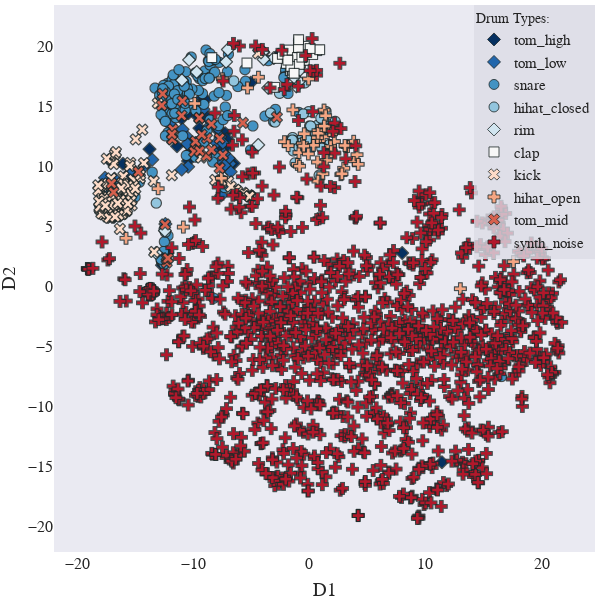

Notebook code for this chart:
### Code cell
scope = PlotlyScope()

df=pd.read_csv("../feature_extraction/csvs/df_8_2D.csv",index_col=False)

# fig = px.scatter_3d(df, x="D1",y="D2",z="D3",color="label",symbol="drum_type",hover_data=["path"],color_discrete_sequence=px.colors.qualitative.Dark2)
s_map={"tom_mid":"x","hihat_closed":"circle","synth_noise":"cross","tom_low":"diamond","tom_high":"diamond"}
fig = px.scatter(df, x="D1",y="D2",color="drum_type",symbol="drum_type",hover_data=["path"],
                    color_discrete_sequence= px.colors.sequential.RdBu_r,symbol_map=s_map)
# title_text='2 Dimensional Projection of Latent Variables'
fig.update_layout(
 autosize=False,title_text='',title=None,title_x=0.5, title_y=0.98,
                    template="seaborn",
                    width=600,
                    height=600, margin=dict( r=5, l=10, b=0, t=5),
                    font_family="Times New Roman",
                    font_size=16,
                    title_font_family="Times New Roman",
                    title_font_size=28,
                    legend=dict(bgcolor='rgba(220,220,230,0.8)',orientation="v",yanchor="top",y=1,xanchor="right",x=1,
                        font = dict(size=15),title_font = dict(size=14)),
                    legend_title_text="Drum Types:",
                )

fig.update_traces(marker=dict(size=10,opacity=1,line=dict(width=1,color='rgba(30,40,40,0.8)')))
fig.update_xaxes(showgrid=False,zeroline=False,)

fig.update_yaxes(showgrid=False,zeroline=False,)

g=fig
fig.show()
with open("t-SNE_2d.pdf", "wb") as f:
    f.write(scope.transform(fig, format="pdf", width=600,height=600,  ))

### Figure 1 — Plotly figure (JSON) as saved in the notebook; plotly's stock layout.template omitted (floating-point values rounded to 4 significant figures; data arrays with more than 128 entries replaced by an {"elided": "..."} marker saying what was removed)
{"data": [{"customdata": [["./dk_data/tom_high/Roland Tr-909-TR-909Tom Hi 01.wav"], ["./dk_data/tom_high/Kawai R50e-R50eTomA_Hi.wav"], ["./dk_data/tom_high/Vermona Drum-MaxV - Tom Hi.wav"], ["./dk_data/tom_high/Kawai R50-R50 TomH.wav"], ["./dk_data/tom_high/Alesis Hr16-MaxV - HR16 10-DBL TOM.wav"], ["./dk_data/tom_high/Yamaha RX21-RX21Tom_Hi.wav"], ["./dk_data/tom_high/Alesis DM5-DM5Tom03_Hi.wav"], ["./dk_data/tom_high/Yamaha SY22-Tom2elsy45.wav"], ["./dk_data/tom_high/mercure_drums-gd-tom1.wav"], ["./dk_data/tom_high/Emu Drumulator-DrumulatorTom03.wav"], ["./dk_data/tom_high/Kawai r-50-MaxV - RTOMHREV.wav"], ["./dk_data/tom_high/Alesis DM5-DM5Tom04_Hi.wav"], ["./dk_data/tom_high/Sequential Tom-TOMTom_Hi.wav"], ["./dk_data/tom_high/Emu Drumulator-DrumulatorTom02.wav"], ["./dk_data/tom_high/Roland Tr-606-TR606TomHi05.wav"], ["./dk_data/tom_high/Akai Mpc60-MaxV - Tom High.wav"], ["./dk_data/tom_high/Coron Drum Synce DS-7-coron-ds7-tom7.wav"], ["./dk_data/tom_high/Roland Tr-909-TR-909Tom Hi 02.wav"], ["./dk_data/tom_high/Sequential DrumTraks Tom-MaxV - Tom Hi.wav"], ["./dk_data/tom_high/Boss DR-202-202tom01.wav"], ["./dk_data/tom_high/Coron Drum Synce DS-7-coron-ds7-tom5.wav"], ["./dk_data/tom_high/Roland Tr-606-TR606TomHi_OD.wav"], ["./dk_data/tom_high/Roland MC303-MaxV - Achitom2.wav"], ["./dk_data/tom_high/Alesis Hr16-HR16Tom02.wav"], ["./dk_data/tom_high/Roland Tr-606-MaxV - Roland Tr-606 - Tom-Hi.wav"], ["./dk_data/tom_high/Alesis DM5-DM5Tom02_Hi.wav"], ["./dk_data/tom_high/Akai XR10-XR10HiTom03.wav"], ["./dk_data/tom_high/Alesis DM5-DM5Tom01_Hi.wav"], ["./dk_data/tom_high/AKAI XE-8-MaxV - XE8 Tom High int_12.wav"], ["./dk_data/tom_high/Fricke MFB 512-MaxV - Tom High.wav"], ["./dk_data/tom_high/Kawai r-50-MaxV - ATOMSDGA.wav"]], "hovertemplate": "drum_type=tom_high<br>D1=%{x}<br>D2=%{y}<br>path=%{customdata[0]}<extra></extra>", "legendgroup": "tom_high", "marker": {"color": "rgb(5,48,97)", "line": {"color": "rgba(30,40,40,0.8)", "width": 1}, "opacity": 1, "size": 10, "symbol": "diamond"}, "mode": "markers", "name": "tom_high", "showlegend": true, "type": "scattergl", "x": [-9.182, -9.237, -12.7, -2.663, -10.42, -9.629, -10.44, -6.507, -8.91, 9.835, -8.952, -9.512, -13.77, -10.2, -12.04, -7.247, 11.42, -16.05, -11.4, -12.22, 7.997, -7.783, -7.251, -7.768, -11.59, -9.465, -7.105, -12.22, -10.29, -11.0, -5.044], "xaxis": "x", "y": [14.27, 15.74, 1.759, 19.3, 14.43, 14.16, 10.45, 10.25, 14.19, -9.237, 15.56, 11.03, 11.43, 11.23, 16.16, 11.52, -14.66, 10.22, 11.68, 2.786, 2.777, 12.92, 12.77, 11.73, 15.73, 13.18, 12.29, 15.6, 11.79, 13.99, 16.98], "yaxis": "y"}, {"customdata": [["./dk_data/tom_low/Visco Space drums-MaxV - Tom Lo.wav"], ["./dk_data/tom_low/Yamaha RX-11-MaxV - RX11 TOM3.wav"], ["./dk_data/tom_low/Korg DDM110-Ddm110Tom_Lo.wav"], ["./dk_data/tom_low/Linn Drum LM1-tom6.wav"], ["./dk_data/tom_low/Alesis DM5-DM5Tom10_Lo.wav"], ["./dk_data/tom_low/Akai Mpc60-MaxV - Tom Low 2.wav"], ["./dk_data/tom_low/Linn Drum LM1-tom1.wav"], ["./dk_data/tom_low/Roland R-8-R8Tom35.wav"], ["./dk_data/tom_low/Alesis DM5-DM5Tom12_Lo.wav"], ["./dk_data/tom_low/Roland SH-09-MaxV - stompbass4.wav"], ["./dk_data/tom_low/Roland R-8-R8Tom27.wav"], ["./dk_data/tom_low/Fairlight IIx-MaxV - DeepTom.wav"], ["./dk_data/tom_low/Roland Tr-606-TR606TomLo02.wav"], ["./dk_data/tom_low/Akai XR10-XR10LoTom03.wav"], ["./dk_data/tom_low/Roland JD-990-MaxV - RIM-TOM4.wav"], ["./dk_data/tom_low/Suzuki RPM-40-MaxV - Tom.wav"], ["./dk_data/tom_low/Linn Drum LM2-Linn lo tom.wav"], ["./dk_data/tom_low/Korg MS-20-MaxV - TomLo.wav"], ["./dk_data/tom_low/Alesis DM5-DM5Tom01_Lo.wav"], ["./dk_data/tom_low/Kurzweil K2000 ROM-MaxV - lotom.wav"], ["./dk_data/tom_low/Alesis DM5-DM5Tom20_Lo.wav"], ["./dk_data/tom_low/Virtual MPC Electronics-MaxV - Tom.wav"], ["./dk_data/tom_low/Alesis DM5-DM5Tom18_Lo.wav"], ["./dk_data/tom_low/Alesis DM5-DM5Tom05_Lo.wav"], ["./dk_data/tom_low/Roland R-5-R-5 Room Ambient Tom 1.wav"], ["./dk_data/tom_low/DPM-48-TOM3.wav"], ["./dk_data/tom_low/Kawai r-50-MaxV - ETOMLR50.wav"], ["./dk_data/tom_low/Akai XR10-XR10LoTom04.wav"], ["./dk_data/tom_low/Roland Tr-606-TR606TomLo_OD.wav"], ["./dk_data/tom_low/Yamaha MR10-MR10Tom_Lo.wav"], ["./dk_data/tom_low/Roland R-8-R8Tom16.wav"], ["./dk_data/tom_low/Kawai XD5-XD5TomLo.wav"], ["./dk_data/tom_low/Simmons SDS5-SDSTomE2.wav"], ["./dk_data/tom_low/Boss DR-202-202tom06.wav"], ["./dk_data/tom_low/Yamaha RX21-RX21Tom_Lo.wav"], ["./dk_data/tom_low/Roland R-8-R8Tom19.wav"], ["./dk_data/tom_low/Emu Drumulator-DrumulatorETomLo.wav"]], "hovertemplate": "drum_type=tom_low<br>D1=%{x}<br>D2=%{y}<br>path=%{customdata[0]}<extra></extra>", "legendgroup": "tom_low", "marker": {"color": "rgb(33,102,172)", "line": {"color": "rgba(30,40,40,0.8)", "width": 1}, "opacity": 1, "size": 10, "symbol": "diamond"}, "mode": "markers", "name": "tom_low", "showlegend": true, "type": "scattergl", "x": [-17.6, -15.52, -14.21, -7.664, -10.44, -10.62, -7.879, -9.786, -7.066, -12.4, -13.53, -17.08, -12.02, -6.82, -6.939, -9.619, -9.121, -6.773, -16.92, -8.705, -7.339, -11.97, -7.793, -16.78, -16.31, -7.586, -10.41, -10.92, -7.993, -15.83, -7.307, -10.51, -8.126, -10.99, -15.44, -17.19, -7.45], "xaxis": "x", "y": [9.052, 9.258, 10.03, 12.46, 9.97, 12.53, 13.17, 11.96, 9.823, 5.195, 10.56, 10.38, 15.25, 10.23, 10.67, 15.03, 14.76, 9.547, 7.396, 13.25, 11.08, 13.46, 10.27, 8.972, 7.726, 7.578, 11.81, 13.08, 11.97, 7.508, 10.08, 11.88, 11.11, 9.732, 9.494, 7.987, 11.96], "yaxis": "y"}, {"customdata": {"elided": "143x1 str values"}, "hovertemplate": "drum_type=snare<br>D1=%{x}<br>D2=%{y}<br>path=%{customdata[0]}<extra></extra>", "legendgroup": "snare", "marker": {"color": "rgb(67,147,195)", "line": {"color": "rgba(30,40,40,0.8)", "width": 1}, "opacity": 1, "size": 10, "symbol": "circle"}, "mode": "markers", "name": "snare", "showlegend": true, "type": "scattergl", "x": {"elided": "143 float values"}, "xaxis": "x", "y": {"elided": "143 float values"}, "yaxis": "y"}, {"customdata": [["./dk_data/hihat_closed/Roland Tr-606-TR606Hat_C_OD.wav"], ["./dk_data/hihat_closed/Roland Tr-606-TR606Hat_C05.wav"], ["./dk_data/hihat_closed/Casio PT-68-MaxV - HH Cl.wav"], ["./dk_data/hihat_closed/Boss DR-550-MaxV - CHH1.wav"], ["./dk_data/hihat_closed/Akai Mpc60-MaxV - HiHat Closed.wav"], ["./dk_data/hihat_closed/Acetone Rhythm King-MaxV - HH Cl.wav"], ["./dk_data/hihat_closed/Roland MC09-MC09 HatC_03.wav"], ["./dk_data/hihat_closed/Boss DR-550-DR550Hat03_C.wav"], ["./dk_data/hihat_closed/Roland MC09-MC09 HatC_01.wav"], ["./dk_data/hihat_closed/Sequential Tom-TOMHat_C.wav"], ["./dk_data/hihat_closed/Roland Tr-626-MaxV - Roland - 626_chh 03.wav"], ["./dk_data/hihat_closed/MXR Computer Rhythm 185-MaxV - MXR Hat_closed.wav"], ["./dk_data/hihat_closed/Yamaha RY-10-MaxV - HHC6VRB.wav"], ["./dk_data/hihat_closed/Alesis Hr16b-MaxV - HHC 1.wav"], ["./dk_data/hihat_closed/Kawai r-50-MaxV - HHCL_R50.wav"], ["./dk_data/hihat_closed/Electro Harmonix Drm32-MaxV - HH Cl.wav"], ["./dk_data/hihat_closed/Roland D-70-MaxV - CL-HIHAT.wav"], ["./dk_data/hihat_closed/Roland D-10 L.A-la-clhh.wav"], ["./dk_data/hihat_closed/mercure_drums-p-hhc2.wav"], ["./dk_data/hihat_closed/Boss DR-202-202hat07.wav"], ["./dk_data/hihat_closed/Roland MC09-MC09 HatC_07.wav"], ["./dk_data/hihat_closed/Alesis D4fx-MaxV - HiHat Closed 2.wav"], ["./dk_data/hihat_closed/Kawai r-50-MaxV - HHCLENHA.wav"], ["./dk_data/hihat_closed/Emu Drumulator-DrumulatorHat_C.wav"], ["./dk_data/hihat_closed/KORG DDD-1-MaxV - DDD1 clhh1.wav"], ["./dk_data/hihat_closed/Boss DR-202-202hat05.wav"], ["./dk_data/hihat_closed/Roland CR-8000-CR8000Hat_C.wav"], ["./dk_data/hihat_closed/Casio PT-30-MaxV - HH Cl.wav"], ["./dk_data/hihat_closed/Boss DR-202-202hat09.wav"], ["./dk_data/hihat_closed/Fairlight IIx-MaxV - HHPedal.wav"], ["./dk_data/hihat_closed/Yamaha PSR-MaxV - psr-hatcl.wav"], ["./dk_data/hihat_closed/Roland Tr-909-MaxV - Roland909 - 909HHB 05.wav"], ["./dk_data/hihat_closed/Sequential DrumTraks Tom-MaxV - HiHat Closed.wav"], ["./dk_data/hihat_closed/Roland MC09-MC09 HatC_08.wav"], ["./dk_data/hihat_closed/Yamaha RY-10-MaxV - HHC9VRB.wav"]], "hovertemplate": "drum_type=hihat_closed<br>D1=%{x}<br>D2=%{y}<br>path=%{customdata[0]}<extra></extra>", "legendgroup": "hihat_closed", "marker": {"color": "rgb(146,197,222)", "line": {"color": "rgba(30,40,40,0.8)", "width": 1}, "opacity": 1, "size": 10, "symbol": "circle"}, "mode": "markers", "name": "hihat_closed", "showlegend": true, "type": "scattergl", "x": [1.741, 1.716, 1.191, -1.231, 0.03122, 0.8524, -0.1608, -1.659, -0.8817, 1.195, 0.7133, -0.06604, 0.5352, -1.388, -0.5209, -13.18, -1.441, -2.955, -3.34, 1.511, -0.7337, -2.566, 2.222, 1.222, 2.027, 0.1126, -1.385, -0.3859, -6.509, -12.4, 0.9937, 1.447, 1.074, -0.9011, -1.468], "xaxis": "x", "y": [11.75, 11.82, 13.13, 10.29, 13.38, 9.264, 12.27, 12.17, 12.16, 11.51, 13.43, 14.56, 12.72, 11.29, 14.37, 6.939, 12.4, 13.69, 14.45, 13.57, 11.93, 16.09, 13.75, 13.83, 13.3, 13.36, 12.16, 16.96, 17.12, 4.519, 14.02, 14.57, 11.51, 11.61, 12.19], "yaxis": "y"}, {"customdata": [["./dk_data/rim/Akai Mpc60-MaxV - Rimshot 3.wav"], ["./dk_data/rim/Kawai R50e-R50eRimshot.wav"], ["./dk_data/rim/Oberheim Dmx-DMXRim.wav"], ["./dk_data/rim/Linn Linn-9000-MaxV - Rimshot.wav"], ["./dk_data/rim/Gulbransen-MaxV - Rim.wav"], ["./dk_data/rim/Jomox Xbase-09-Rim01.wav"], ["./dk_data/rim/Akai Mpc60-MaxV - Rimshot 1.wav"], ["./dk_data/rim/Korg DDM110-MaxV - 110_rim.wav"], ["./dk_data/rim/Roland JD-990-MaxV - MARIMWAV.wav"], ["./dk_data/rim/KORG DDD-1-MaxV - DDD1 rimshot.wav"], ["./dk_data/rim/Roland R-5-R-5 Rimshot Snare 1.wav"], ["./dk_data/rim/Yamaha RX11-RX11Rimshot.wav"], ["./dk_data/rim/Akai XR10-XR10Rimshot02.wav"], ["./dk_data/rim/Alesis DM5-DM5Rim05.wav"], ["./dk_data/rim/Roland Tr-808-TR-808Rim01.wav"], ["./dk_data/rim/Roland TR-505-TR-505Rim.wav"], ["./dk_data/rim/Roland D-10 L.A-la-rim.wav"], ["./dk_data/rim/Emu Drumulator-MaxV - EMU_RIM.wav"], ["./dk_data/rim/Jomox Xbase-09-Rim02.wav"]], "hovertemplate": "drum_type=rim<br>D1=%{x}<br>D2=%{y}<br>path=%{customdata[0]}<extra></extra>", "legendgroup": "rim", "marker": {"color": "rgb(209,229,240)", "line": {"color": "rgba(30,40,40,0.8)", "width": 1}, "opacity": 1, "size": 10, "symbol": "diamond"}, "mode": "markers", "name": "rim", "showlegend": true, "type": "scattergl", "x": [-1.774, -7.016, -3.961, -3.061, -1.122, -13.19, -2.108, -12.44, -4.399, -0.8806, -10.98, -3.992, -9.711, -0.8921, -3.542, -3.939, -1.318, -7.173, -10.35], "xaxis": "x", "y": [18.8, 19.74, 19.5, 19.03, 16.66, 2.783, 19.2, 4.637, 11.79, 17.97, 17.18, 19.56, 17.86, 17.08, 16.54, 18.92, 17.42, 18.71, 18.88], "yaxis": "y"}, {"customdata": [["./dk_data/clap/Linn Linn-9000-MaxV - Clap 1.wav"], ["./dk_data/clap/Linn Linn-9000-MaxV - Clap 2.wav"], ["./dk_data/clap/Kawai r-50-MaxV - CLAP2R50.wav"], ["./dk_data/clap/Roland Tr-626-MaxV - Roland - 626_clap 04.wav"], ["./dk_data/clap/Kawai R-50e-MaxV - R50e Clap.wav"], ["./dk_data/clap/Alesis Hr16b-HR16B 036 Gated Claps.wav"], ["./dk_data/clap/Alesis D4fx-MaxV - Clap.wav"], ["./dk_data/clap/Simmons Clap-MaxV - SM Clap14.wav"], ["./dk_data/clap/Simmons Clap-MaxV - SM Clap12.wav"], ["./dk_data/clap/Simmons Clap-MaxV - SM Clap7.wav"], ["./dk_data/clap/EMU E-drum-MaxV - Clap.wav"], ["./dk_data/clap/AKAI XE-8-MaxV - XE8 Clap int_15.wav"], ["./dk_data/clap/Roland Tr-808-TR-808Clap01.wav"], ["./dk_data/clap/Korg DDM110-MaxV - 110_clap.wav"], ["./dk_data/clap/Simmons Clap-MaxV - SM Clap20.wav"], ["./dk_data/clap/MultiMoog-MaxV - JeeesuosClaps.wav"], ["./dk_data/clap/Simmons Clap-MaxV - SM Clap19.wav"], ["./dk_data/clap/Boss DR-110-DR-110Clap.wav"], ["./dk_data/clap/Yamaha RY30-RY30Clap.wav"], ["./dk_data/clap/Simmons Clap-MaxV - SM Clap23.wav"], ["./dk_data/clap/Roland Tr-808-TR-808Clap02.wav"], ["./dk_data/clap/Simmons Clap-MaxV - SM Clap2.wav"], ["./dk_data/clap/Roland D-70-MaxV - CLAP.wav"], ["./dk_data/clap/Simmons Clap-MaxV - SM Clap11.wav"], ["./dk_data/clap/Linn Linndrum-LinnClap.wav"], ["./dk_data/clap/Roland MC303-MaxV - Rapclap1.wav"], ["./dk_data/clap/Alesis Sr16-SR16Clap.wav"], ["./dk_data/clap/Jomox Xbase-09-LFOClap.wav"]], "hovertemplate": "drum_type=clap<br>D1=%{x}<br>D2=%{y}<br>path=%{customdata[0]}<extra></extra>", "legendgroup": "clap", "marker": {"color": "rgb(247,247,247)", "line": {"color": "rgba(30,40,40,0.8)", "width": 1}, "opacity": 1, "size": 10, "symbol": "square"}, "mode": "markers", "name": "clap", "showlegend": true, "type": "scattergl", "x": [-1.931, -1.64, -1.98, -0.7689, -1.511, -1.481, -1.44, -1.733, 0.6333, -5.375, -0.4367, -0.4292, -0.6272, -2.743, 0.2879, -8.401, 0.8915, -1.027, 0.07129, -0.9368, -1.595, -0.9256, -0.8548, -0.6444, -2.323, -1.31, -1.851, -2.988], "xaxis": "x", "y": [19.53, 17.98, 18.58, 18.65, 18.84, 17.8, 18.01, 19.7, 19.65, 18.61, 18.83, 20.0, 19.06, 18.99, 19.32, 19.06, 19.72, 19.07, 19.82, 19.9, 18.33, 20.56, 18.5, 19.1, 19.34, 17.76, 18.86, 16.58], "yaxis": "y"}, {"customdata": [["./dk_data/kick/Kawai r-50-MaxV - BD2__R50.wav"], ["./dk_data/kick/Jomox Xbase-09-BassDr06.wav"], ["./dk_data/kick/Roland Tr-808-TR-808Kick07.wav"], ["./dk_data/kick/Yamaha RY30-RY30Kick05.wav"], ["./dk_data/kick/mercure_drums-gd-kick1.wav"], ["./dk_data/kick/Alesis DM5-DM5Kick21.wav"], ["./dk_data/kick/Roland Tr-909-TR-909Kick 07.wav"], ["./dk_data/kick/Roland D-10 L.A-la-bd1.wav"], ["./dk_data/kick/Alesis Hr16b-HR16B 006 Deep Wood Kick.wav"], ["./dk_data/kick/Roland R-8-R8Kick05.wav"], ["./dk_data/kick/Boss DR-660-DR-660Kick21.wav"], ["./dk_data/kick/Boss DR-660-DR-660Kick05.wav"], ["./dk_data/kick/Roland Tr-909-MaxV - Roland909 - 909BDA 01.wav"], ["./dk_data/kick/Roland R-8-R8Kick27.wav"], ["./dk_data/kick/Alesis DM5-DM5Kick48.wav"], ["./dk_data/kick/Alesis DM5-DM5Kick78.wav"], ["./dk_data/kick/Akai XR10-XR10Kick04.wav"], ["./dk_data/kick/Fricke MFB 512-MaxV - Kick.wav"], ["./dk_data/kick/Roland Tr-707-TR-707Kick01.wav"], ["./dk_data/kick/Roland TR-909 BD Selection-KK-Di909BD 26.wav"], ["./dk_data/kick/Electro Harmonix Drm15-MaxV - Kick.wav"], ["./dk_data/kick/Roland Tr-808-MaxV - Roland808 - BD0050 16.wav"], ["./dk_data/kick/Boss DR-660-DR-660Kick41.wav"], ["./dk_data/kick/Yamaha RX-11-MaxV - RX11 BD1.wav"], ["./dk_data/kick/Alesis Hr16-HR16Kick02.wav"], ["./dk_data/kick/AKAI XE-8-MaxV - XE8 Kick 2 int_2.wav"], ["./dk_data/kick/Linn Linndrum-LinnKick02.wav"], ["./dk_data/kick/Acetone Rhythm Ace-MaxV - KICK2.wav"], ["./dk_data/kick/Roland R-8-R8Kick03.wav"], ["./dk_data/kick/Roland MC303-MaxV - Drybd1.wav"], ["./dk_data/kick/Roland TR-909 BD Selection-KK-Di909BD 49.wav"], ["./dk_data/kick/Roland Tr-909-TR-909Kick 10.wav"], ["./dk_data/kick/Kawai r-50-MaxV - ATMBDR50.wav"], ["./dk_data/kick/Boss DR-660-DR-660Kick39.wav"], ["./dk_data/kick/Yamaha RX11-RX11Kick.wav"], ["./dk_data/kick/Boss DR-660-DR-660Kick07.wav"], ["./dk_data/kick/Roland Tr-808-MaxV - Roland808 - BD7525 35.wav"], ["./dk_data/kick/Fairlight IIx-MaxV - Bdrum.wav"], ["./dk_data/kick/Roland TR-909 BD Selection-KK-Di909BD 40.wav"], ["./dk_data/kick/Boss DR-660-DR-660Kick20.wav"], ["./dk_data/kick/Alesis DM5-DM5Kick09.wav"], ["./dk_data/kick/Alesis DM5-DM5Kick69.wav"], ["./dk_data/kick/Roland TR-909 BD Selection-KK-Di909BD 08.wav"], ["./dk_data/kick/Roland Tr-808-TR-808Kick03.wav"], ["./dk_data/kick/Yamaha RX-5-MaxV - RX5PBD3.wav"], ["./dk_data/kick/Roland TR-909 BD Selection-KK-Di909BD 62.wav"], ["./dk_data/kick/Roland TR-909 BD Selection-KK-Di909BD 53.wav"], ["./dk_data/kick/Oberheim Dmx-DMXKick02.wav"], ["./dk_data/kick/Roland TR-909 BD Selection-KK-Di909BD 04.wav"], ["./dk_data/kick/Roland Tr-606-TR606Kick01.wav"], ["./dk_data/kick/Boss DR-660-DR-660Kick15.wav"], ["./dk_data/kick/Univox Micro-Rhythmer 12-MaxV - UNIVOXBD.wav"], ["./dk_data/kick/Roland S-50-MaxV - ebd.wav"], ["./dk_data/kick/Akai XR10-XR10Kick02.wav"], ["./dk_data/kick/Boss DR-660-DR-660Kick26.wav"], ["./dk_data/kick/Yamaha RX-5-MaxV - RX5IBD1.wav"], ["./dk_data/kick/Yamaha RX-5-MaxV - RX5PBD2.wav"], ["./dk_data/kick/Alesis Hr16-HR16Kick06.wav"], ["./dk_data/kick/Roland TR-909 BD Selection-KK-Di909BD 51.wav"], ["./dk_data/kick/Roland TR-909 BD Selection-KK-Di909BD 25.wav"], ["./dk_data/kick/Alesis DM5-DM5Kick16.wav"], ["./dk_data/kick/Alesis DM5-DM5Kick62.wav"], ["./dk_data/kick/Roland R-5-R-5 Electronic Kick.wav"], ["./dk_data/kick/Alesis DM5-DM5Kick38.wav"], ["./dk_data/kick/Alesis DM5-DM5Kick30.wav"], ["./dk_data/kick/Linn Linndrum-LinnKick01.wav"], ["./dk_data/kick/Roland D-10 L.A-la-wetbd.wav"], ["./dk_data/kick/Korg DDM110-Ddm110Kick.wav"], ["./dk_data/kick/Linn Linn-9000-MaxV - Kick 1.wav"], ["./dk_data/kick/Roland R-8-R8Kick22.wav"], ["./dk_data/kick/Kawai R50e-R50eKick03.wav"], ["./dk_data/kick/Alesis DM5-DM5Kick77.wav"], ["./dk_data/kick/Roland JV 1080-MaxV - BD2.wav"], ["./dk_data/kick/Kawai XD5-XD5Kick04.wav"], ["./dk_data/kick/Roland TR-909 BD Selection-KK-Di909BD 35.wav"], ["./dk_data/kick/Kawai XD5-XD5Kick01.wav"], ["./dk_data/kick/Akai XR-1-MaxV - Kick 09.wav"], ["./dk_data/kick/Yamaha RX-5-MaxV - RX5PBD1.wav"], ["./dk_data/kick/Boss DR-660-DR-660Kick49.wav"], ["./dk_data/kick/Fairlight IIx-MaxV - Bbdrum1.wav"], ["./dk_data/kick/MXR Computer Rhythm 185-MaxV - MXR Kick.wav"], ["./dk_data/kick/Kawai r-50-MaxV - ACCBDENH.wav"], ["./dk_data/kick/KorgMP7-Kickdrum.wav"], ["./dk_data/kick/Alesis DM5-DM5Kick84.wav"], ["./dk_data/kick/Alesis DM5-DM5Kick82.wav"], ["./dk_data/kick/Linn Drum LM2-Linn kick hard.wav"], ["./dk_data/kick/XE8-XE8 Kick 2 int_2.wav"], ["./dk_data/kick/Acetone Rhythm Ace-MaxV - KICK4.wav"], ["./dk_data/kick/Alesis Sr16-SR16Kick01.wav"], ["./dk_data/kick/Fricke MFB 502-MaxV - Kick.wav"], ["./dk_data/kick/Roland Tr-808-MaxV - Roland808 - BD7500 33.wav"], ["./dk_data/kick/Roland Tr-606-TR606Kick_OD.wav"], ["./dk_data/kick/Roland TR-55-MaxV - Kick.wav"], ["./dk_data/kick/Roland MC09-MC09 Kick04.wav"], ["./dk_data/kick/mercure_drums-tt-kick1.wav"], ["./dk_data/kick/Roland JV 1080-MaxV - BD1.wav"], ["./dk_data/kick/Alesis DM5-DM5Kick42.wav"], ["./dk_data/kick/Roland TR-909 BD Selection-KK-Di909BD 59.wav"], ["./dk_data/kick/Roland R-8-R8Kick26.wav"], ["./dk_data/kick/Roland Tr-808-TR-808Kick15.wav"], ["./dk_data/kick/Alesis DM5-DM5Kick32.wav"], ["./dk_data/kick/Roland Tr-808-TR-808Kick02.wav"], ["./dk_data/kick/Roland Tr-808-MaxV - Roland808 - BD2575 27.wav"], ["./dk_data/kick/Alesis DM5-DM5Kick31.wav"], ["./dk_data/kick/AKAI XE-8-MaxV - XE8 Kick 1 int_1.wav"], ["./dk_data/kick/Roland TR-909 BD Selection-KK-Di909BD 11.wav"], ["./dk_data/kick/EMU E-drum-MaxV - Kick4.wav"], ["./dk_data/kick/Boss DR-660-DR-660Kick14.wav"], ["./dk_data/kick/Yamaha RX21-RX21Kick.wav"], ["./dk_data/kick/Deepsky-909kick.wav"], ["./dk_data/kick/Fairlight IIx-MaxV - Symkick.wav"], ["./dk_data/kick/Roland Tr-808-MaxV - Roland808 - BD2500 23.wav"], ["./dk_data/kick/Linn Linn-9000-MaxV - Kick 2.wav"], ["./dk_data/kick/Boss DR-55-DR-55Kick.wav"], ["./dk_data/kick/Alesis Hr16b-HR16B 005 Techno Kick.wav"], ["./dk_data/kick/Roland PB-300 Rhythm Plus-MaxV - Kick.wav"]], "hovertemplate": "drum_type=kick<br>D1=%{x}<br>D2=%{y}<br>path=%{customdata[0]}<extra></extra>", "legendgroup": "kick", "marker": {"color": "rgb(253,219,199)", "line": {"color": "rgba(30,40,40,0.8)", "width": 1}, "opacity": 1, "size": 10, "symbol": "x"}, "mode": "markers", "name": "kick", "showlegend": true, "type": "scattergl", "x": [-16.23, -15.42, -8.106, -15.72, -16.5, -17.08, -14.39, -15.3, -14.59, -15.75, -16.52, -16.85, -13.05, -15.17, -17.03, -16.07, -15.65, -17.01, -16.72, -5.075, -17.28, -17.81, -17.56, -17.09, -14.25, -17.38, -16.27, -17.97, -11.82, -16.75, -5.221, -14.95, -16.01, -17.81, -16.52, -15.6, -16.93, -16.35, -5.208, -16.15, -15.68, -17.42, -6.403, -17.01, -6.986, -5.749, -5.653, -16.69, -5.116, -17.11, -17.59, -13.41, -16.85, -15.16, -9.331, -17.34, -17.32, -17.33, -6.218, -5.094, -18.02, -4.411, -15.99, -15.85, -17.68, -16.25, -16.5, -15.68, -16.09, -15.63, -16.62, -17.14, -13.36, -14.7, -6.36, -18.17, -16.12, -17.61, -17.63, -15.39, -17.74, -17.45, -17.92, -18.18, -7.555, -16.91, -17.39, -17.16, -16.18, -18.08, -15.74, -17.07, -17.67, -18.07, -15.13, -16.27, -16.6, -6.765, -14.99, -7.576, -18.11, -15.34, -11.84, -16.21, -17.57, -5.157, -15.63, -16.99, -17.24, -16.66, -15.47, -16.42, -16.32, -16.73, -14.57, -16.5], "xaxis": "x", "y": [7.958, 10.29, 8.867, 7.914, 6.758, 7.05, 13.06, 6.758, 9.016, 6.274, 7.126, 10.5, 15.26, 7.909, 10.59, 6.151, 8.243, 5.787, 6.565, 7.494, 7.265, 8.355, 8.34, 5.7, 10.27, 6.518, 6.527, 7.498, 12.26, 11.01, 7.589, 12.25, 9.171, 6.928, 5.834, 7.515, 6.533, 6.402, 7.568, 8.586, 6.824, 5.817, 8.034, 8.024, 8.75, 7.795, 7.743, 6.892, 7.522, 6.238, 8.512, 8.775, 10.19, 8.897, 10.73, 6.094, 8.582, 7.43, 7.947, 7.499, 6.383, 19.43, 8.526, 7.207, 6.045, 6.744, 7.629, 6.485, 6.044, 8.449, 8.143, 6.962, 2.866, 9.575, 8.054, 7.976, 7.08, 7.351, 7.321, 7.713, 6.009, 10.64, 6.073, 8.417, 8.642, 6.302, 6.518, 6.796, 6.012, 6.516, 6.337, 8.999, 7.0, 6.63, 8.376, 7.188, 5.83, 8.305, 8.141, 8.785, 7.076, 7.141, 9.262, 8.186, 6.716, 7.503, 6.892, 7.511, 5.709, 11.19, 10.04, 5.94, 4.781, 5.795, 9.291, 6.923], "yaxis": "y"}, {"customdata": [["./dk_data/hihat_open/Yamaha RX5-RX5Hat_O.wav"], ["./dk_data/hihat_open/Sequential Tom-TOMHat_O.wav"], ["./dk_data/hihat_open/Roland MC09-MC09 HatO_04.wav"], ["./dk_data/hihat_open/Visco Space drums-MaxV - HH Op.wav"], ["./dk_data/hihat_open/Korg SR-120-MaxV - HH Op.wav"], ["./dk_data/hihat_open/Casio PT-68-MaxV - HH Op.wav"], ["./dk_data/hihat_open/Roland MC09-MC09 HatO_02.wav"], ["./dk_data/hihat_open/Roland SC-88-MaxV - D#4 Open High Conga.wav"], ["./dk_data/hihat_open/MATTEL SYNSONIC-MaxV - Mattel Hi-Hat.wav"], ["./dk_data/hihat_open/Roland MC09-MC09 HatO_03.wav"], ["./dk_data/hihat_open/Roland Tr-808-TR-808Hat_O01.wav"], ["./dk_data/hihat_open/Roland MC303-MaxV - Openpand.wav"], ["./dk_data/hihat_open/Oberheim DX-MaxV - DMX__OHH.wav"], ["./dk_data/hihat_open/Boss DR-110-DR-110Hat_O.wav"], ["./dk_data/hihat_open/KORG DDD-1-MaxV - DDD1 ophh1.wav"], ["./dk_data/hihat_open/Roland System-100-MaxV - Roland -open2 18.wav"], ["./dk_data/hihat_open/Acetone Rhythm King-MaxV - HH Op.wav"], ["./dk_data/hihat_open/Boss DR-55-DR-55Hat.wav"], ["./dk_data/hihat_open/Roland Tr-606-TR606Hat_O01.wav"], ["./dk_data/hihat_open/Alesis Sr16-SR16Hat_O4.wav"], ["./dk_data/hihat_open/XE8-XE8 Hat Open ext_5.wav"], ["./dk_data/hihat_open/Yamaha SY22-Hhopsy53.wav"], ["./dk_data/hihat_open/Korg Pro-Wave-MaxV - PDLHIHAT.wav"], ["./dk_data/hihat_open/Fricke MFB 502-MaxV - HiHat Open.wav"], ["./dk_data/hihat_open/XE8-XE8 Hat Open int_7.wav"], ["./dk_data/hihat_open/Korg KPR77-KPRHat_O.wav"], ["./dk_data/hihat_open/Boss DR-202-202hat22.wav"], ["./dk_data/hihat_open/Farfisa-MaxV - HH Op.wav"], ["./dk_data/hihat_open/Kurzweil K2000 ROM-MaxV - hihat2.wav"], ["./dk_data/hihat_open/Visco Space drums-MaxV - HH Cl.wav"], ["./dk_data/hihat_open/Roland R-8-R8Hat_O03.wav"], ["./dk_data/hihat_open/Korg MS-20-MaxV - HH Op.wav"], ["./dk_data/hihat_open/Boss Dr Rhythm110-MaxV - HiHat Open.wav"], ["./dk_data/hihat_open/Roland R-8-R8Hat_O06.wav"], ["./dk_data/hihat_open/Roland Tr-606-TR606Hat_O_OD.wav"], ["./dk_data/hihat_open/Luxor Passet-MaxV - HH Cl.wav"], ["./dk_data/hihat_open/Roland System-100-MaxV - Roland -open2 30.wav"], ["./dk_data/hihat_open/Roland Tr-808-MaxV - Roland808 - 808HH 06.wav"], ["./dk_data/hihat_open/Yamaha RX5-RX5Hat_C.wav"], ["./dk_data/hihat_open/Sequential Drumtrax-DrumtraxOpenhat.wav"], ["./dk_data/hihat_open/Alesis Sr16-SR16Hat_O2.wav"], ["./dk_data/hihat_open/Lel UDS-MaxV - HiHat Open 2.wav"], ["./dk_data/hihat_open/Wurlitzer Swinging Rhythm-MaxV - HH Op.wav"], ["./dk_data/hihat_open/Yamaha EM-90-MaxV - HH Op.wav"], ["./dk_data/hihat_open/Roland Tr-626-TR-626Hat_O.wav"], ["./dk_data/hihat_open/Roland MC09-MC09 HatO_05.wav"], ["./dk_data/hihat_open/Roland MT32-MaxV - MTAgogoHigh.wav"], ["./dk_data/hihat_open/Roland SC-88-MaxV - D#6 Open Surdo.wav"], ["./dk_data/hihat_open/Korg KPR77-MaxV - KR77 -Hat-Op 05.wav"], ["./dk_data/hihat_open/Alesis DM5-DM5Hat_O03.wav"]], "hovertemplate": "drum_type=hihat_open<br>D1=%{x}<br>D2=%{y}<br>path=%{customdata[0]}<extra></extra>", "legendgroup": "hihat_open", "marker": {"color": "rgb(244,165,130)", "line": {"color": "rgba(30,40,40,0.8)", "width": 1}, "opacity": 1, "size": 10, "symbol": "cross"}, "mode": "markers", "name": "hihat_open", "showlegend": true, "type": "scattergl", "x": [13.01, 2.963, 0.6809, -2.14, 2.16, 3.821, 1.208, -7.485, 0.7495, 0.7009, 1.83, -9.87, 3.88, 3.291, 4.11, -10.85, 1.166, 1.749, 1.892, -0.5978, 2.717, 1.471, -1.825, 1.27, 2.809, -0.8955, -5.322, 2.371, -0.08076, -15.79, 0.7527, -1.413, 3.12, 3.071, 17.58, -13.02, 0.745, -0.4335, 1.402, 4.209, -1.037, 0.3579, 2.254, 1.295, -4.386, -0.4881, -0.06487, -7.574, 0.71, -0.8431], "xaxis": "x", "y": [-0.1985, 9.841, 12.14, 12.06, 12.07, 12.09, 12.48, 17.3, 12.97, 12.38, 11.65, 15.24, 10.47, 11.65, 10.98, 4.937, 9.383, 12.98, 11.23, 11.89, 9.309, 10.49, 11.73, 14.69, 9.382, 11.15, 16.54, 13.15, 11.04, 4.006, 12.75, 14.71, 11.68, 11.74, 2.059, 8.138, 8.774, 12.72, 14.22, 10.17, 10.17, 11.75, 13.05, 13.36, 17.43, 11.69, 17.28, 9.011, 10.36, 10.02], "yaxis": "y"}, {"customdata": [["./dk_data/tom_mid/MFB-512-512mdtom.wav"], ["./dk_data/tom_mid/Fricke MFB 502-MaxV - Tom 2.wav"], ["./dk_data/tom_mid/Roland SH-09-MaxV - stompbass2.wav"], ["./dk_data/tom_mid/Alesis DM5-DM5Tom01_M.wav"], ["./dk_data/tom_mid/Emu Sp12-tom.wav"], ["./dk_data/tom_mid/Kawai R50-R50 TomM.wav"], ["./dk_data/tom_mid/Akai XR10-XR10MidTom03.wav"], ["./dk_data/tom_mid/Roland R-8-R8Tom33.wav"], ["./dk_data/tom_mid/Kawai R-50e-MaxV - R50e Tom 2.wav"], ["./dk_data/tom_mid/Simmons SD-8-MaxV - TOM_05.wav"], ["./dk_data/tom_mid/Alesis DM5-DM5Tom15_M.wav"], ["./dk_data/tom_mid/Roland R-8-R8Tom14.wav"], ["./dk_data/tom_mid/Roland Tr-808-TR-808Tom06.wav"], ["./dk_data/tom_mid/Roland R-5-R-5 FX Tom.wav"], ["./dk_data/tom_mid/Roland Tr-626-TR-626Tom_M02.wav"], ["./dk_data/tom_mid/Roland MC303-MaxV - Acmidtom.wav"], ["./dk_data/tom_mid/Roland TR-33-MaxV - Tom Mi.wav"], ["./dk_data/tom_mid/Visco Space drums-MaxV - Tom Mi.wav"], ["./dk_data/tom_mid/Roland R-5-R-5 Dry Tom 2.wav"], ["./dk_data/tom_mid/Roland JV 1080-MaxV - TomMid2.wav"], ["./dk_data/tom_mid/Roland R-8-R8Tom02.wav"], ["./dk_data/tom_mid/Emu Drumulator-DrumulatorETomMid.wav"], ["./dk_data/tom_mid/Kawai r-50-MaxV - TOMM_R50.wav"], ["./dk_data/tom_mid/Kawai R50e-R50eTomE_Mid.wav"], ["./dk_data/tom_mid/Hohner Automatic-MaxV - Tom Mi.wav"], ["./dk_data/tom_mid/Yamaha PSR-MaxV - psr-tom1.wav"], ["./dk_data/tom_mid/Korg ddd5-MaxV - MIDTOM.wav"], ["./dk_data/tom_mid/Alesis DM5-DM5Tom08_M.wav"], ["./dk_data/tom_mid/Simmons SD-8-MaxV - TOM_02.wav"], ["./dk_data/tom_mid/Simmons SD-8-MaxV - TOM_15.wav"]], "hovertemplate": "drum_type=tom_mid<br>D1=%{x}<br>D2=%{y}<br>path=%{customdata[0]}<extra></extra>", "legendgroup": "tom_mid", "marker": {"color": "rgb(214,96,77)", "line": {"color": "rgba(30,40,40,0.8)", "width": 1}, "opacity": 1, "size": 10, "symbol": "x"}, "mode": "markers", "name": "tom_mid", "showlegend": true, "type": "scattergl", "x": [-11.8, -12.29, -12.42, -11.76, -9.791, -9.929, -7.723, -10.92, -9.477, -2.795, -9.799, -16.87, -12.29, -17.04, -8.437, -7.725, -12.71, -8.823, -14.73, -7.441, -9.271, -5.724, -8.845, -9.477, -11.84, -12.63, -8.423, -9.448, -11.0, -12.18], "xaxis": "x", "y": [12.24, 1.992, 5.159, 13.09, 11.47, 11.22, 12.33, 15.45, 14.04, 14.1, 12.08, 7.841, 2.293, 8.583, 13.51, 9.856, 15.08, 12.35, 9.539, 10.94, 12.64, 13.63, 10.88, 14.04, 12.68, 16.05, 11.36, 11.28, 14.23, 2.346], "yaxis": "y"}, {"customdata": {"elided": "1226x1 str values"}, "hovertemplate": "drum_type=synth_noise<br>D1=%{x}<br>D2=%{y}<br>path=%{customdata[0]}<extra></extra>", "legendgroup": "synth_noise", "marker": {"color": "rgb(178,24,43)", "line": {"color": "rgba(30,40,40,0.8)", "width": 1}, "opacity": 1, "size": 10, "symbol": "cross"}, "mode": "markers", "name": "synth_noise", "showlegend": true, "type": "scattergl", "x": {"elided": "1226 float values"}, "xaxis": "x", "y": {"elided": "1226 float values"}, "yaxis": "y"}], "layout": {"autosize": false, "font": {"family": "Times New Roman", "size": 16}, "height": 600, "legend": {"bgcolor": "rgba(220,220,230,0.8)", "font": {"size": 15}, "orientation": "v", "title": {"font": {"size": 14}, "text": "Drum Types:"}, "tracegroupgap": 0, "x": 1, "xanchor": "right", "y": 1, "yanchor": "top"}, "margin": {"b": 0, "l": 10, "r": 5, "t": 5}, "title": {"font": {"family": "Times New Roman", "size": 28}, "text": "", "x": 0.5, "y": 0.98}, "width": 600, "xaxis": {"anchor": "y", "autorange": true, "domain": [0, 1], "range": [-22.0, 24.61], "showgrid": false, "title": {"text": "D1"}, "type": "linear", "zeroline": false}, "yaxis": {"anchor": "x", "autorange": true, "domain": [0, 1], "range": [-22.15, 23.46], "showgrid": false, "title": {"text": "D2"}, "type": "linear", "zeroline": false}}}
